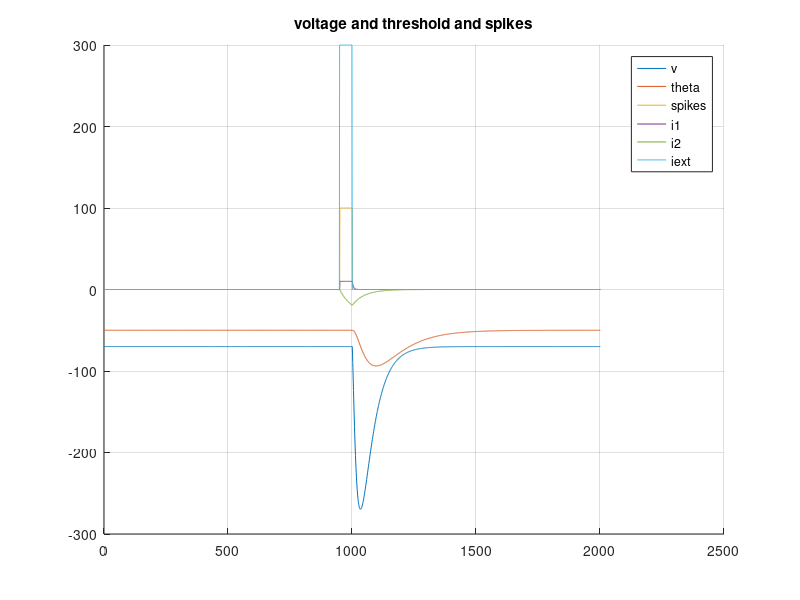

MATLAB code to generate this figure:
% parameters
% 	# Define simulation and model parameters dictionary
% params = {'k1': 0.2,             # I₁ decay term
%           'k2': 0.02,            # I₂ decay term
%           'b': 0.01,             # Θ decay term
%           'R1': 0.0,             # I₁ update constant
%           'R2': 1.0,             # I₂ update constant
%           'El': -70.0,           # Reverse potential
%           'Vr': -70.0,           # Resting potential
%           'Thetar': -60.0,       # Resting threshold
%           'a': 0.000,            # Specifier of spike response
%           'A1': 0.0,             # I₁ additive update constant
%           'A2': 0.0,             # I₂ additive update constant
%           'G': 0.05,             # Membrane potential decay term
%           'C': 1.0,              # Membrane capacitance
%           'ThetaInf': -50.0}       # Reverse threshold
close all;clear all;

k1=0.2;k2=0.02;b=0.01;R1=0.0;R2=1.0;
El=-70.0;Vr=-70.0;Thetar=-60.0;G=0.05;C=1.0;ThetaInf=-50.0;

a = 0.005; A1 = 10; A2 = -0.6;

t_simulate = 2000;
dt = 1; % may be 1ms
tspan = 0:dt:t_simulate;

i1 = zeros(1, length(tspan));
i2 = zeros(1, length(tspan));
v = zeros(1, length(tspan));
theta = zeros(1, length(tspan));
spikes = zeros(1, length(tspan));
iext = zeros(1, length(tspan));
% iext(950:1000) = -65;
iext(950:1000) = 300;

% params for phasic burst and rebound burst
% a = 0.009; A1 = 15; A2 = -0.6; 

% params fo tonic spike through spike for +ve current
% a = 0; A1 = 0; A2 = 0; 

% 
% a = 0.005; A1 = 10; A2 = -0.6;
% 
% % adjusting for realistic voltage values
% C = 3;
% b = 0.001;
% a = 0.01;

% IC=(0.01, 0.001, -70.0, -50.0)
% initial conditions
i1(1) = 0.01;
i2(1) = 0.001;
v(1) =-70.0 ;
theta(1) = -50.0;

% temporrary
x = [];
for t=2:length(tspan)
    i1(t) = i1(t-1) + dt*(-k1*i1(t-1));
%     if t > 940 && t < 960
%         disp("-----------------")
%         disp(dt*(-k1*i1(t-1)))
%     end
    i2(t) = i2(t-1) + dt*(-k2*i2(t-1));
    v(t) = v(t-1) + dt*(1/C)*(iext(t-1)+ i1(t-1) + i2(t-1) - G*(v(t-1) - El));
%     if t > 1000 && t < 1050
%         disp(dt*(1/C)*(iext(t-1)+ i1(t-1) + i2(t-1) - G*(v(t-1) - El)))
%         disp(i1(t-1))
%         disp(i2(t-1))
%         disp(i2(t-1))
%         disp(-G*(v(t-1) - El))
%         disp('------------------------')
%     end
    theta(t) = theta(t-1) + dt*( a*(v(t-1) - El) - b*(theta(t-1) - ThetaInf)  );

    if v(t) > theta(t)
        i1(t) = R1*i1(t) + A1;
        i2(t) = R2*i2(t) + A2;
        v(t) = Vr;
        theta(t) = max(Thetar, theta(t));

        spikes(t) = 1;
       x = [x, t];
    end
end

figure
    hold on
        plot(v)
        plot(theta)
        plot(spikes*100)
        plot(i1)
        plot(i2)
        plot(iext)
        legend('v', 'theta', 'spikes','i1','i2', 'iext')
        title('voltage and threshold and spikes')
    hold off
grid

a = x(1);b = length(x);c=x(end);
disp(a)
disp(c)
disp(b)
